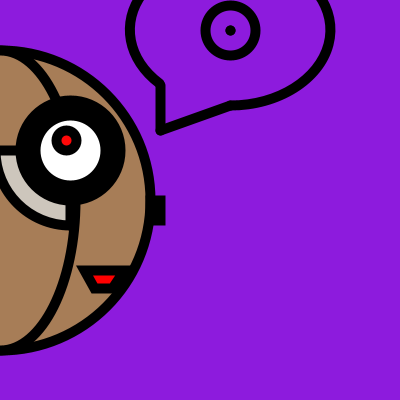
Frame 1 (no input)
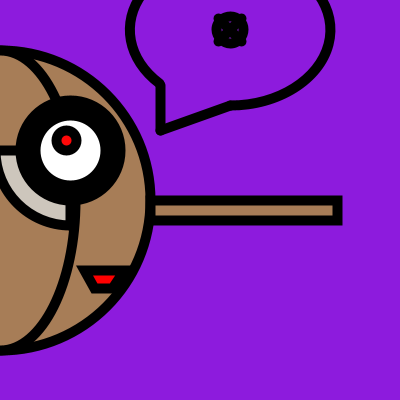
Frame 60 (the mouse pressed at the canvas centre just before this capture)
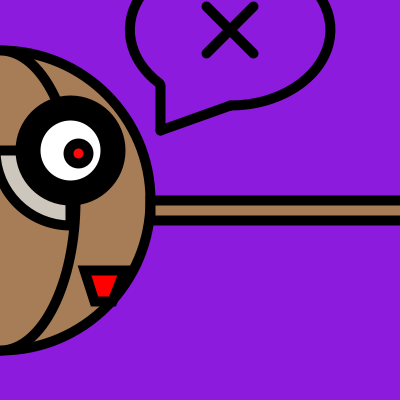
Frame 120 (the mouse held since frame 60 and released just before this capture)

The Processing sketch that drew these frames (run headless with seeded random() and noise(); from frame 60 on, the mouse is pressed at the canvas centre):

// Processing sketch: processing_93723
// ── processing_93723.pde

//Pinocchio
int nosesize = 10;
int nosesizegrowth = 3;
float Osize = 50;
float Osizegrowth = -0.4;
float XX1 = 230;
float XY1 = 30;
float XX2 = 230;
float XY2 = 30;
float XX3 = 230;
float XY3 = 30;
float XX4 = 230;
float XY4 = 30;
float Xgrowthrate1 = -0.2;
float Xgrowthrate2 = 0.2;
void setup() {
  size(400, 400);
  strokeWeight(10);
}
void draw() {
//background
  background(141,27,221);
//fill the face color  
  fill(167, 125, 87);
//head  
  ellipse(0, 200, 300, 300);
//suture on the face
  ellipse(0, 200, 150, 300);
//fill color of the suture 
  fill(205, 198, 188);
//suture  on the eye rim
  arc(70, 150, 150, 150, HALF_PI, PI);
  line(70, 200, 70, 225);
  line(0, 150, 20, 150);
//the white of the eye  
  fill(0);
  ellipse(70, 150, 100, 100);
  fill(255);
//iris  
  ellipse(70, 150, 70, 70);
  fill(255, 8, 8);
//pupil  
  ellipse(70-(70-mouseY)/15, 150-(150-mouseX)/15, 20, 20);
  fill(167, 125, 87);
//nose  
  rect(150, 200, nosesize, 20);
  nosesize = nosesize + nosesizegrowth;
  if(nosesize >= width){
    nosesizegrowth = -3;
  }else if(nosesize <= 10){
    nosesizegrowth = 3;
  }
//mouth
  fill(255,0,0);
  quad(124, 270, 84, 270, 94, 300-(180-mouseY)/ 15, 112, 300-(180-mouseY) /15);
  //speech bubble  
  noFill();
  arc(230, 30, 200, 150, HALF_PI+QUARTER_PI, TWO_PI+HALF_PI);
  line(230, 105, 160, 130);
  line(160, 130, 160, 85);
//speech
 ellipse(230,30, Osize, Osize);
 line(XX1, XY1, XX2, XY2);
 line(XX3, XY3, XX4, XY4);
 Osize = Osize + Osizegrowth;
 XX1 = XX1 + Xgrowthrate1;
 XY1 = XY1 + Xgrowthrate1;
 XX2 = XX2 + Xgrowthrate2;
 XY2 = XY2 + Xgrowthrate2;
 XX3 = XX3 + Xgrowthrate1;
 XY3 = XY3 + Xgrowthrate2;
 XX4 = XX4 + Xgrowthrate2;
 XY4 = XY4 + Xgrowthrate1;
   if(nosesize >= width){
    Osizegrowth = 0.4;
    Xgrowthrate1 = 0.2;
    Xgrowthrate2 = -0.2;
   }else if(nosesize <= 11){
    Osizegrowth = -0.4;
    Xgrowthrate1 = -0.2;
    Xgrowthrate2 = 0.2;  
  }
}
